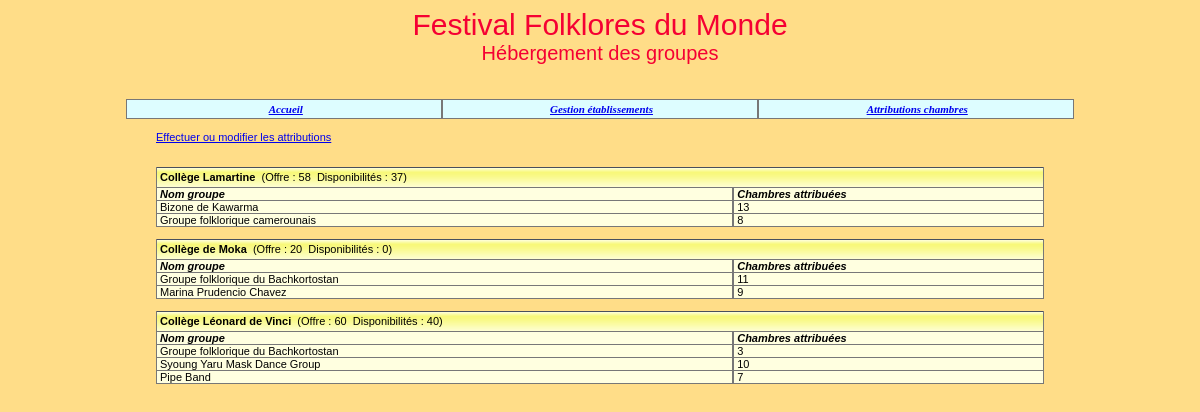
Page /consultationAttributions.php on the earlier database version.
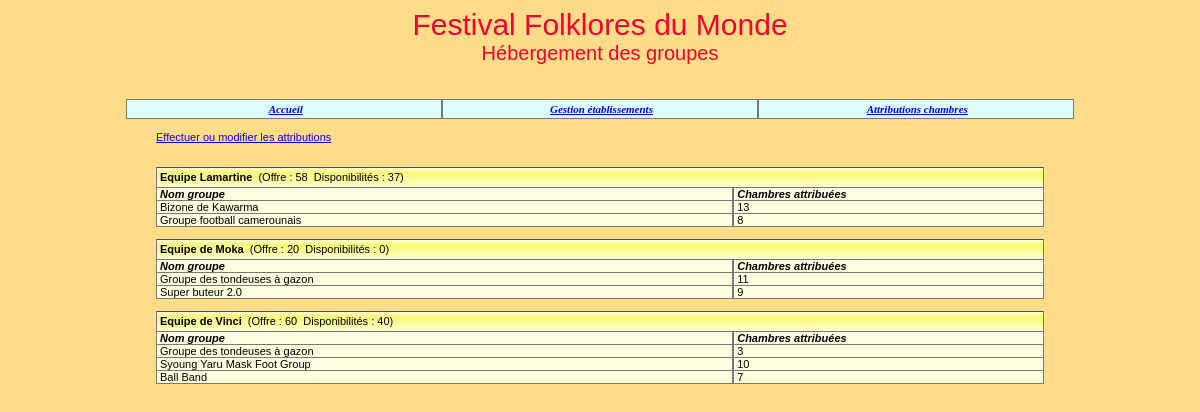
Same page on the later database version.
### tables this page shows
create table Etablissement 
	(
	id char (8) not null, 
	nom varchar (45) not null,
	adresseRue varchar (45) not null, 
	codePostal char (5) not null, 
	ville varchar (35) not null,
	tel varchar (13) not null,
	adresseElectronique varchar (70),
	type tinyint not null,
	civiliteResponsable varchar (12) not null,
	nomResponsable varchar (25) not null,
	prenomResponsable varchar (25),
	nombreChambresOffertes integer,
	constraint pk_Etablissement primary key (id)
	);

create table Groupe
	(
	id char (4) not null, 
	nom varchar (40) not null, 
	identiteResponsable varchar (40) default null,
	adressePostale varchar (120) default null,
	nombrePersonnes integer not null, 
	nomPays varchar (40) not null, 
	hebergement char (1) not null,
	constraint pk_Groupe primary key (id)
	);

create table Attribution
	(
	idEtab char (8) not null, 
	idGroupe char (4) not null, 
	nombreChambres integer not null,
	constraint pk_Attribution primary key (idEtab, idGroupe)									
	);

### _gestionBase.inc.php (called while the page is built, shortened)
<?php
function obtenirReqEtablissementsAyantChambresAttribuées()
{
   $req="select distinct id, nom, nombreChambresOffertes from Etablissement,
         Attribution where id = idEtab order by id";
   return $req;
}
function obtenirNbEtabOffrantChambres($connexion)
{
   $req="select count(*) as nombreEtabOffrantChambres from Etablissement where
         nombreChambresOffertes!=0";
   $rsEtabOffrantChambres=$connexion->query($req);
   $lgEtabOffrantChambres=$rsEtabOffrantChambres->fetch();
   return $lgEtabOffrantChambres["nombreEtabOffrantChambres"];
}
function obtenirNbOccup($connexion, $idEtab)
{
   $req="select IFNULL(sum(nombreChambres), 0) as totalChambresOccup from
        Attribution where idEtab='$idEtab'";
   $rsOccup=$connexion->query($req);
   $rsOccup->execute();
   $lgOccup=$rsOccup->fetch();
   return $lgOccup["totalChambresOccup"];
}
function obtenirReqGroupesEtab($id)
{
   $req="select distinct id, nom from Groupe, Attribution where
        Attribution.idGroupe=Groupe.id and idEtab='$id'";
   return $req;
}
function obtenirNbOccupGroupe($connexion, $idEtab, $idGroupe)
{
   $req="select nombreChambres From Attribution where idEtab='$idEtab'
        and idGroupe='$idGroupe'";
   $rsAttribGroupe=$connexion->query($req);
   $rsAttribGroupe->execute();
   if ($lgAttribGroupe=$rsAttribGroupe->fetch())
      return $lgAttribGroupe["nombreChambres"];
   else
      return 0;
}
?>

### consultationAttributions.php (the view, shortened to what this page needs)
<?php
include("_debut.inc.php");
include("_gestionBase.inc.php");
$connexion=connect();
$nbEtab=obtenirNbEtabOffrantChambres($connexion);
if ($nbEtab!=0)
{
   echo "
   <table width='75%' cellspacing='0' cellpadding='0' align='center'
   <tr><td>
   <a href='modificationAttributions.php?action=demanderModifAttrib'>
   Effectuer ou modifier les attributions</a></td></tr></table><br><br>";
   $req=obtenirReqEtablissementsAyantChambresAttribuées();
   $rsEtab=$connexion->query($req);
   $rsEtab->execute();
   $lgEtab=$rsEtab->fetch();
   while($lgEtab!=FALSE)
   {
      $idEtab=$lgEtab['id'];
      $nomEtab=$lgEtab['nom'];
      echo "
      <table width='75%' cellspacing='0' cellpadding='0' align='center'
      class='tabQuadrille'>";
      $nbOffre=$lgEtab["nombreChambresOffertes"];
      $nbOccup=obtenirNbOccup($connexion, $idEtab);
      $nbChLib = $nbOffre - $nbOccup;
      echo "
      <tr class='enTeteTabQuad'>
         <td colspan='2' align='left'><strong>$nomEtab</strong>&nbsp;
         (Offre : $nbOffre&nbsp;&nbsp;Disponibilités : $nbChLib)
         </td>
      </tr>";
      echo "
      <tr class='ligneTabQuad'>
         <td width='65%' align='left'><i><strong>Nom groupe</strong></i></td>
         <td width='35%' align='left'><i><strong>Chambres attribuées</strong></i>
         </td>
      </tr>";
      $req=obtenirReqGroupesEtab($idEtab);
      $rsGroupe=$connexion->query($req);
	  $rsGroupe->execute();
      $lgGroupe=$rsGroupe->fetch();
      while($lgGroupe!=FALSE)
      {
         $idGroupe=$lgGroupe['id'];
         $nomGroupe=$lgGroupe['nom'];
         echo "
         <tr class='ligneTabQuad'>
            <td width='65%' align='left'>$nomGroupe</td>";
         $nbOccupGroupe=obtenirNbOccupGroupe($connexion, $idEtab, $idGroupe);
         echo "
            <td width='35%' align='left'>$nbOccupGroupe</td>
         </tr>";
         $lgGroupe=$rsGroupe->fetch();
      }
      echo "
      </table><br>";
      $lgEtab=$rsEtab->fetch();
   }
}
?>

### _debut.inc.php
<?php
echo '
<!DOCTYPE HTML PUBLIC "-//W3C//DTD HTML 4.01 Transitional//EN"
"http://www.w3.org/TR/html4/loose.dtd">
<html lang="fr">
<head>
<title>Festival</title>
<meta http-equiv="Content-Language" content="fr">
<meta http-equiv="Content-Type" content="text/html; charset=utf-8">
<link href="css/cssGeneral.css" rel="stylesheet" type="text/css">
</head>
<body class="basePage">
<table width="100%" cellpadding="0" cellspacing="0">
   <tr>
      <td class="titre">Festival Folklores du Monde <br>
      <span id="texteNiveau2" class="texteNiveau2">
      H&eacute;bergement des groupes</span><br>&nbsp;
      </td>
   </tr>
</table>
<table width="80%" cellpadding="0" cellspacing="0" class="tabMenu" align="center">
   <tr>
      <td class="menu"><a href="index.php">Accueil</a></td>
      <td class="menu"><a href="listeEtablissements.php">
      Gestion établissements</a></td>
      <td class="menu"><a href="consultationAttributions.php">
      Attributions chambres</a></td>
   </tr>
</table>
<br>'
?>

### css/cssGeneral.css (style rules this page uses)
.basePage { background-color:#FFDD88; color:black; font:11px Arial, Helvetica, sans-serif; }
.titre { background-color:#FFDD88; color:#F50033; font:30px Arial, Helvetica, sans-serif; text-align:center; }
.texteNiveau2 { font:20px Arial, Helvetica, sans-serif; }
td,tr { font:11px Arial, Helvetica, sans-serif; }
table.tabMenu td { background-color:#DDFDFF; color:black; border-bottom:1px solid #777777; border-right:1px solid #777777; border-left:1px solid #777777; border-top:1px solid #777777; padding-left:3px; width:33%; height:18px; text-align:center; }
.menu { font:11px Georgia, "Times New Roman", Times, serif; font-weight:bold; font-style:italic; text-align:left; }
table.tabQuadrille td { border-bottom:1px solid #777777; border-right:1px solid #777777; border-left:1px solid #777777; border-top:1px #777777; padding-left:3px; }
tr.enTeteTabQuad { background-image:url('../images/xpBarre.jpg'); height:21px; text-align:center; }
tr.ligneTabQuad { background-color:#FFFFE0; text-align:center; color:black; }

Differences in the rows shown:
changed etablissement: nom "Collège Lamartine" → "Equipe Lamartine"
changed groupe: nom "Groupe folklorique camerounais" → "Groupe football camerounais"
changed etablissement: nom "Collège de Moka" → "Equipe de Moka"
changed groupe: nom "Groupe folklorique du Bachkortostan" → "Groupe des tondeuses à gazon"
changed groupe: nom "Marina Prudencio Chavez" → "Super buteur 2.0"
changed etablissement: nom "Collège Léonard de Vinci" → "Equipe de Vinci"
changed groupe: nom "Syoung Yaru Mask Dance Group" → "Syoung Yaru Mask Foot Group"
changed groupe: nom "Pipe Band" → "Ball Band"
